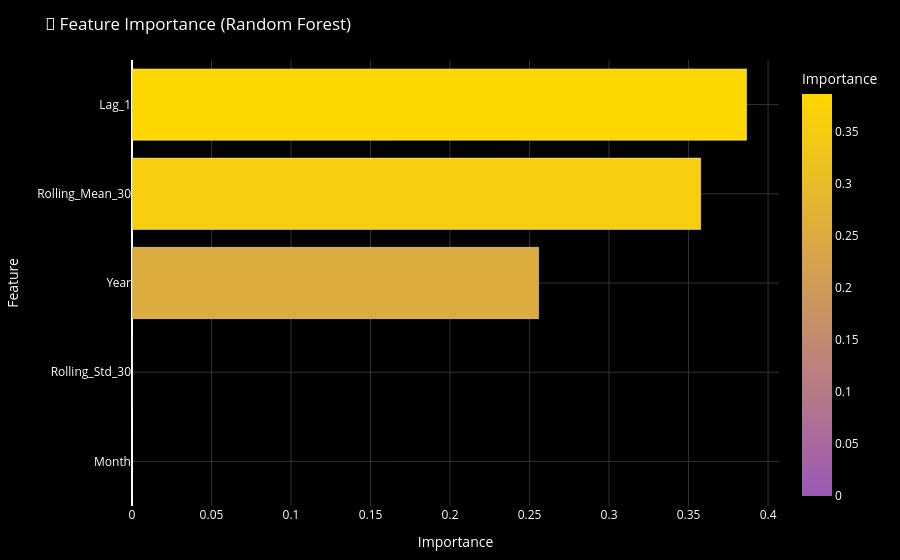

The code cell stored with this chart in its notebook:
### Markdown cell above
## 🔗 Step 5: Correlation & Feature Engineering
<hr style="border:1px solid #FFD700">

### Code cell
# Feature Importance using Random Forest
features = ['Lag_1', 'Rolling_Mean_30', 'Rolling_Std_30', 'Month', 'Year']
X = df[features].dropna()
y = df.loc[X.index, 'Gold_Price']

rf = RandomForestRegressor(n_estimators=100, random_state=42)
rf.fit(X, y)

importance_df = pd.DataFrame({'Feature': features, 'Importance': rf.feature_importances_})
importance_df = importance_df.sort_values(by='Importance', ascending=True)

fig = px.bar(importance_df, x='Importance', y='Feature', orientation='h',
             title='🧠 Feature Importance (Random Forest)',
             color='Importance', color_continuous_scale=['#9B59B6', '#FFD700'])
fig = apply_custom_theme(fig)
fig.show()

### Figure 1 — Plotly figure (JSON) as saved in the notebook; plotly's stock layout.template omitted (floating-point values rounded to 4 significant figures)
{"data": [{"hovertemplate": "Importance=%{marker.color}<br>Feature=%{y}<extra></extra>", "legendgroup": "", "marker": {"color": [2.031e-05, 0.0001007, 0.2557, 0.3577, 0.3865], "coloraxis": "coloraxis", "pattern": {"shape": ""}}, "name": "", "orientation": "h", "showlegend": false, "textposition": "auto", "type": "bar", "x": [2.031e-05, 0.0001007, 0.2557, 0.3577, 0.3865], "xaxis": "x", "y": ["Month", "Rolling_Std_30", "Year", "Rolling_Mean_30", "Lag_1"], "yaxis": "y"}], "layout": {"barmode": "relative", "coloraxis": {"colorbar": {"title": {"text": "Importance"}}, "colorscale": [[0, "#9B59B6"], [1, "#FFD700"]]}, "font": {"color": "white"}, "legend": {"tracegroupgap": 0}, "margin": {"b": 40, "l": 40, "r": 40, "t": 60}, "paper_bgcolor": "#000000", "plot_bgcolor": "#000000", "title": {"text": "🧠 Feature Importance (Random Forest)"}, "xaxis": {"anchor": "y", "domain": [0, 1], "gridcolor": "#333333", "showgrid": true, "title": {"text": "Importance"}}, "yaxis": {"anchor": "x", "domain": [0, 1], "gridcolor": "#333333", "showgrid": true, "title": {"text": "Feature"}}}}
